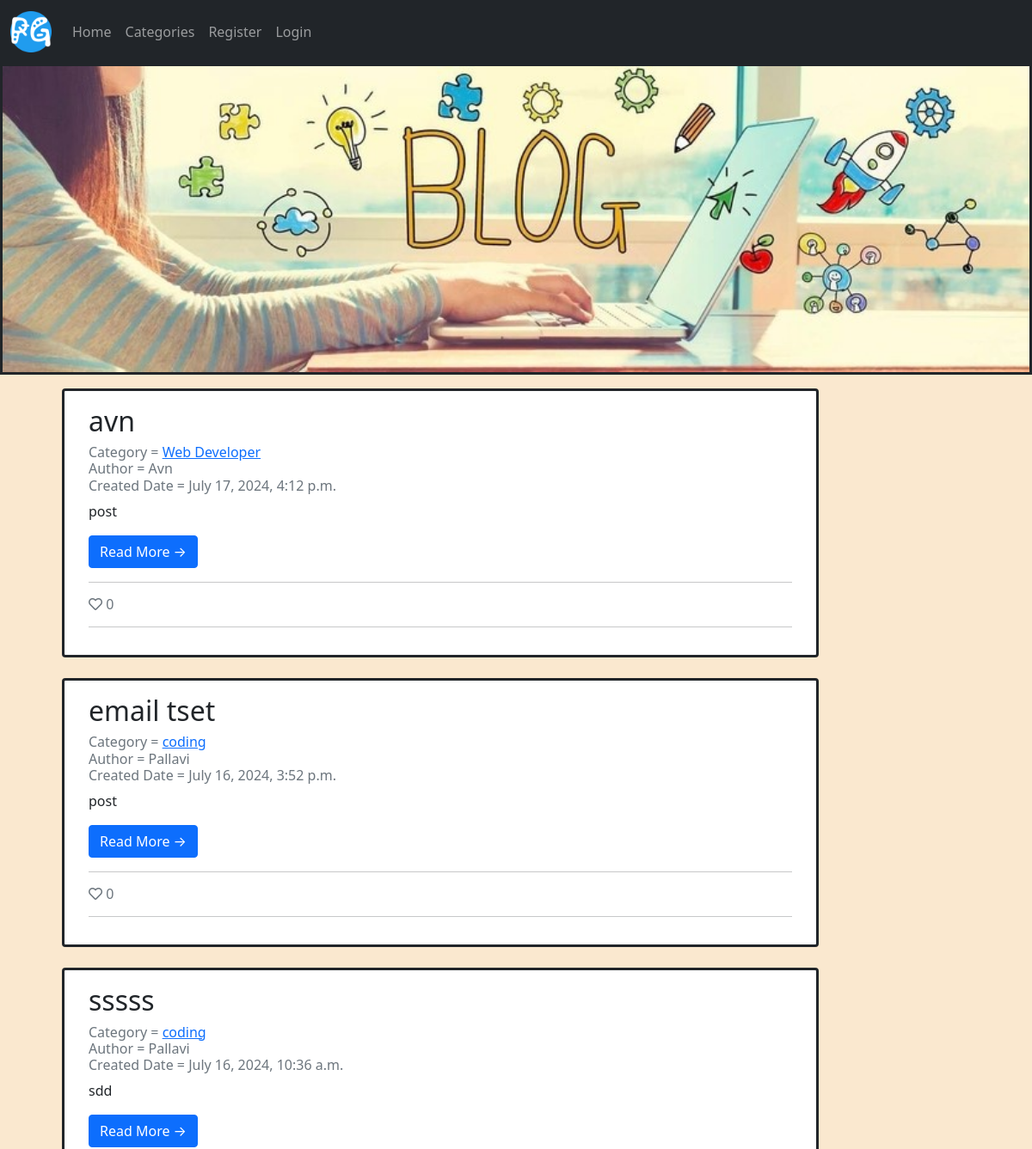
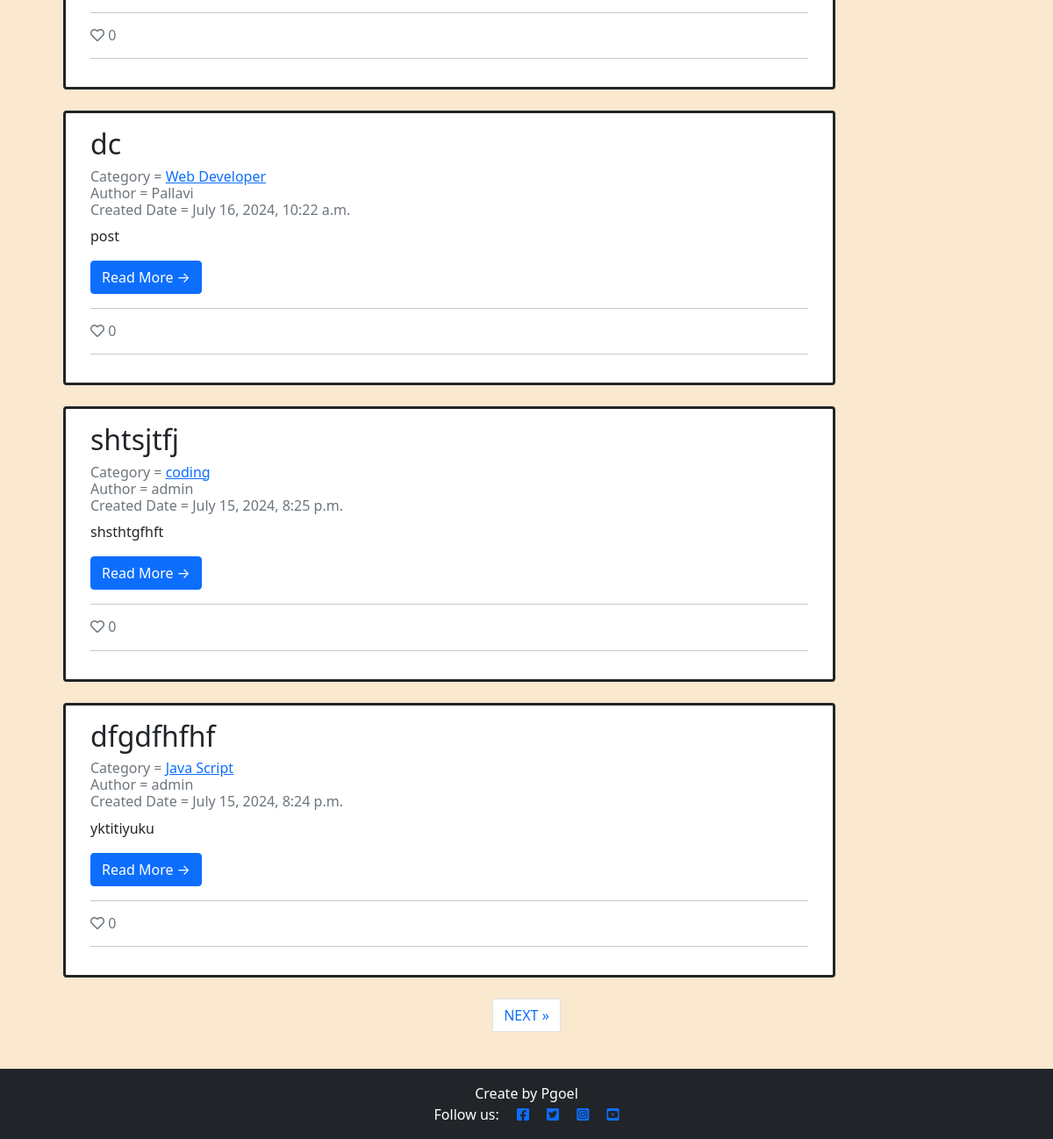
Before: / with the older database file (2 pictures, top to bottom).
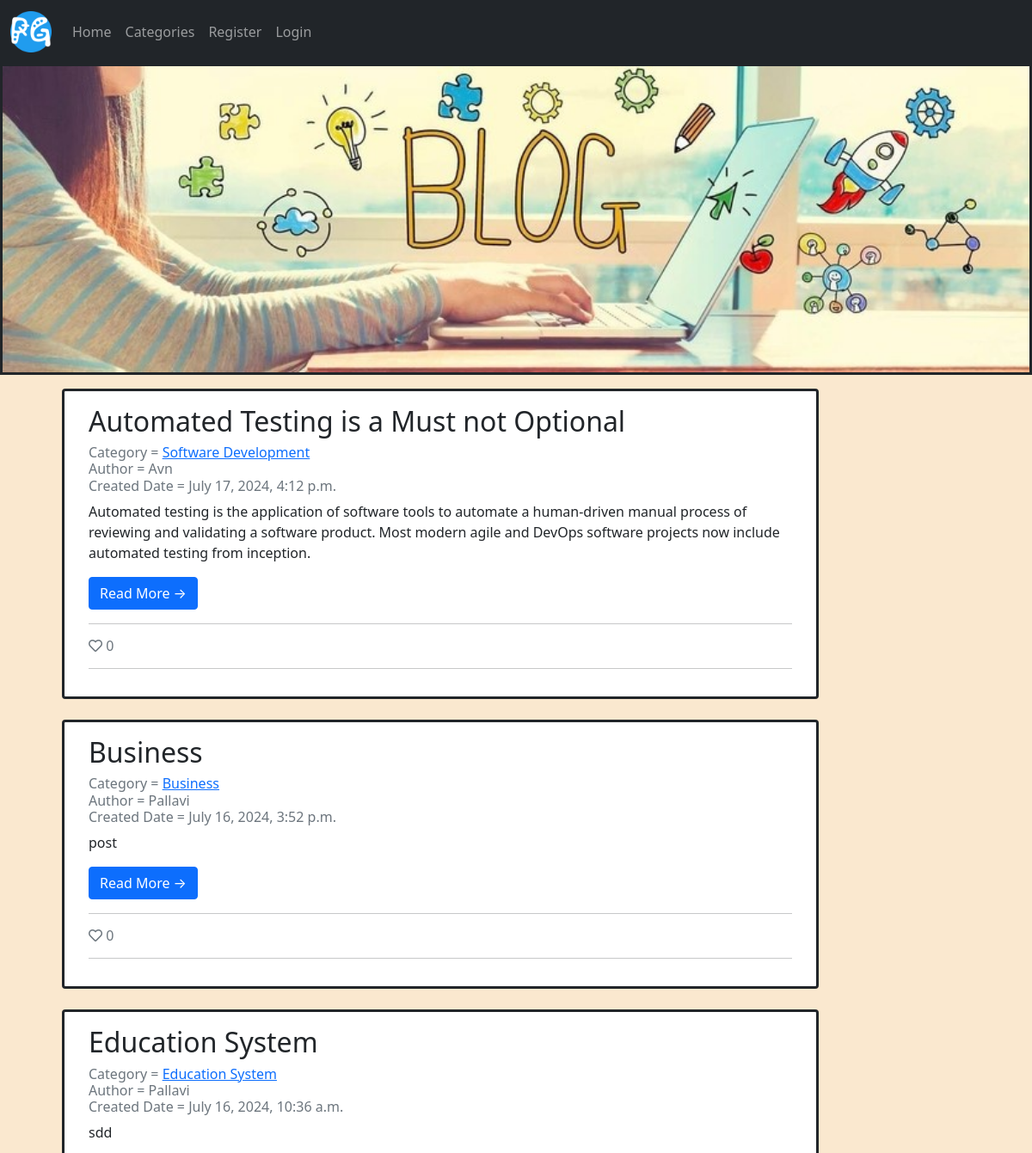
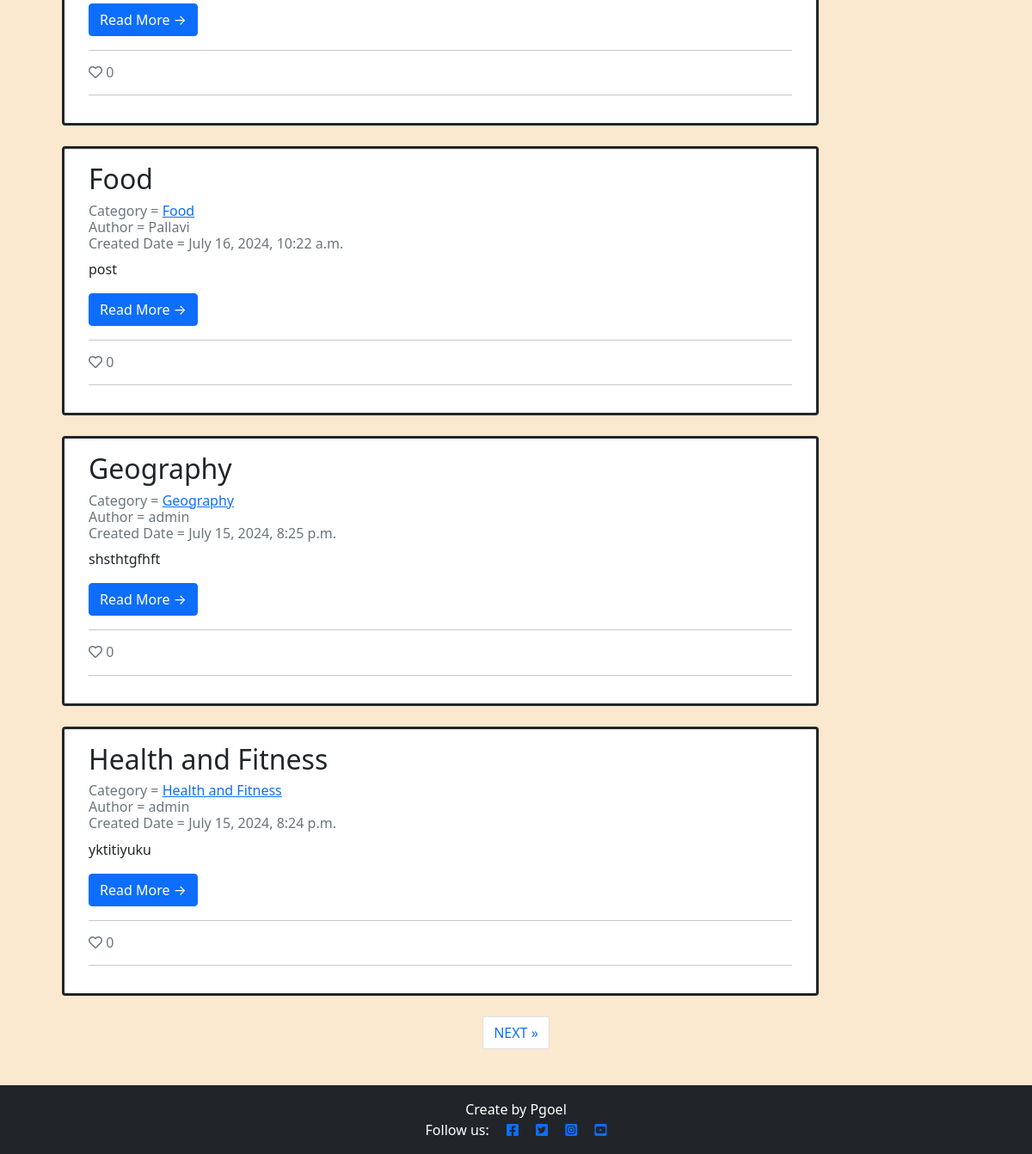
After: the same page with the newer database file (2 pictures, top to bottom).
### blogapp/models.py (models this page shows, shortened)
class Post(models.Model):
    title = models.CharField(max_length=255, unique= False)
    slug = models.SlugField(max_length=200)
    author = models.ForeignKey(get_user_model(), on_delete=models.CASCADE, related_name="blog_posts")
    date_posted = models.DateTimeField(auto_now_add=True)
    category = models.CharField(max_length=255, default='coding')
    content = models.TextField()
    likes = models.ManyToManyField(User,related_name = 'blogpost_like', blank= True)
    update_date = models.DateTimeField(default=timezone.now)
    snippet = models.CharField(max_length=255)
    blog_image = models.ImageField(null=True, blank=True, upload_to="images/" )
    class Meta:
        ordering = ['-date_posted']
    def total_likes(self):
        return self.likes.count()

### blogapp/views.py (the view)
# urls.py: path('', HomeView.as_view(), name = "home"),
class HomeView(ListView):
    model = Post
    cat= Category.objects.all()
    template_name = 'homepage.html'
    ordering = ['-date_posted']
    paginate_by = 6
    def get_context_data(self, *args, **kwargs):
        cat_menu = Category.objects.all()
        context = super(HomeView,self).get_context_data(*args, **kwargs)
        context["cat_menu"] = cat_menu
        return context

### templates/homepage.html (shortened to what this page needs)
{% extends "base.html" %}
{% block content %}
<div class="container-fluid">
    <div class="row">
        <div class="col-md-10 mt-3 left">
            <div class="row">
                {% for post in post_list %}
                    <div class="card border-dark border border-3 mb-4">
                        <div class="card-body">
                            <h2 class="card-title">{{ post.title }} </h2>
                            <p class="card-text text-muted h6"> Category =
                                <a href="{% url 'category' post.category %}">{{ post.category }}  </a><br>
                                Author = {{ post.author }} <br> Created Date = {{ post.date_posted}}
                            <br>
                            </p>
                            <p class="card-text">{{post.snippet}}</p>
                            <a href="{% url 'post_detail' post.pk  %}" class="btn btn-primary"> Read More &rarr; </a>
                            <hr/>
                            <p class="card-text text-muted h6"><i class="far fa-heart"></i>
                                {{ post.total_likes }}
                            </p>
                            <hr/>
                        </div>
                    </div>
                {% if forloop.counter|divisibleby:3 %}
            </div>
            <div class="row">
                {% endif %}
            {% endfor %}
            </div>
        </div>
    </div>
    {% if is_paginated %}
    <nav aria-label="Page navigation">
        <ul class="pagination justify-content-center">
            {% if page_obj.has_next %}
            <li><a href="?page={{ page_obj.next_page_number }}" class="page-link"> NEXT &raquo;</a></li>
            {% endif %}
        </ul>
    </nav>
    {% endif %}
</div>
<br><br><br><br>
{% endblock %}

Changed rows visible on the page:
changed Post "Avn": title "avn" → "Automated Testing is a Must not Optional"; category "Web Developer" → "Software Development"; snippet "post" → "Automated testing is the application of software tools to automate a human-driven manual process of reviewing and validating a software product. Most modern agile and DevOps software projects now include automated testing from inception."
changed Post: title "email tset" → "Business"; category "coding" → "Business"
changed Post "sdd": title "sssss" → "Education System"; category "coding" → "Education System"
changed Post: title "dc" → "Food"; category "Web Developer" → "Food"
changed Post "shsthtgfhft": title "shtsjtfj" → "Geography"; category "coding" → "Geography"
changed Post "yktitiyuku": title "dfgdfhfhf" → "Health and Fitness"; category "Java Script" → "Health and Fitness"
